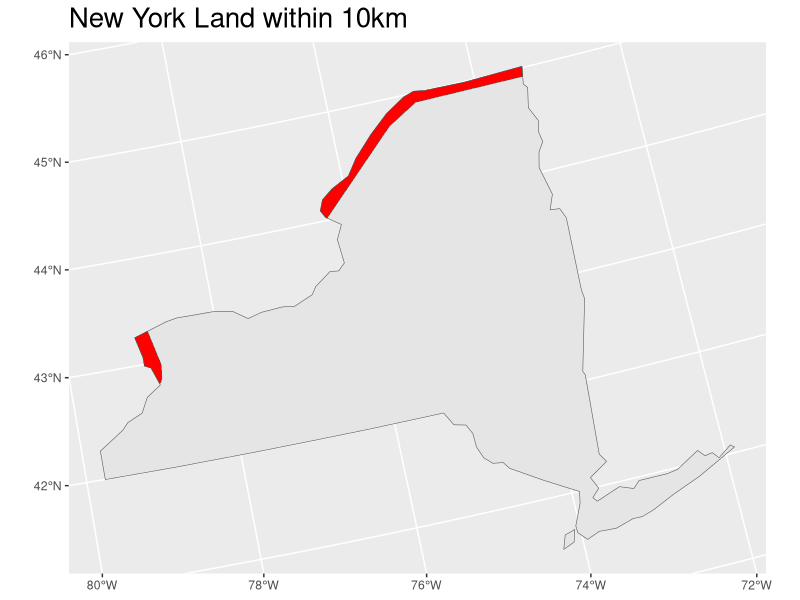

This figure's R source:
library(spData)
library(sf)
library(tidyverse)
library(units)
# library(units) #this one is optional, but can help with unit conversions.

#load 'world' data from spData package
data(world)  
# load 'states' boundaries from spData package
data(us_states)
# plot(world[1])  #plot if desired
# plot(us_states[1]) #plot if desired

albers="+proj=aea +lat_1=29.5 +lat_2=45.5 +lat_0=37.5 +lon_0=-96 +x_0=0 +y_0=0 +ellps=GRS80 +datum=NAD83 +units=m +no_defs"

world_new <- st_transform(world, albers)

Canada <- world_new %>%
  filter(name_long == "Canada")
Canada_bu <- st_buffer(Canada, 10000)

us_states_new <- st_transform(us_states, albers)

New_York <- us_states_new %>%
  filter(NAME == "New York")

# border <- st_intersection(Canada_bu, New_York)
border <- st_intersection(st_geometry(Canada_bu), st_geometry(New_York))

ggplot() +
  geom_sf(data = New_York) +
  geom_sf(data = border, fill = "red") +
  labs(title = "New York Land within 10km") +
  theme(plot.title = element_text(size = 20))

area_border <- st_area(border)
area_border_km <- set_units(area_border, km^2)
